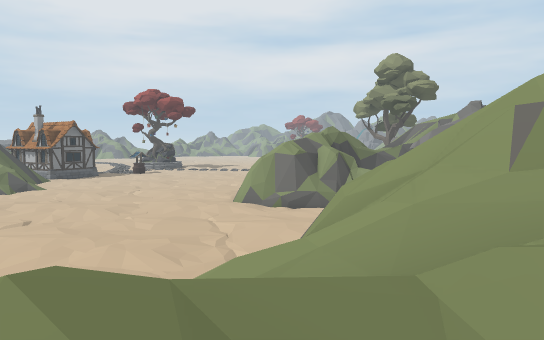
View 1 (above)

24 first-person views from a walk through a 3-D level made in the Unity game engine. The camera is 1.3 m above the floor, tilts 4° down and sees 70° across. The floor is counted in squares, 2 m on a side. Each view is taken from the middle of a square. On the plan, view 1 faces up. The plan holds only what a view shows up to about 11 squares ahead; the rest is blank. The place goes on beyond the plan. The player is left out. Some surface patterns are stand-ins.

View 2
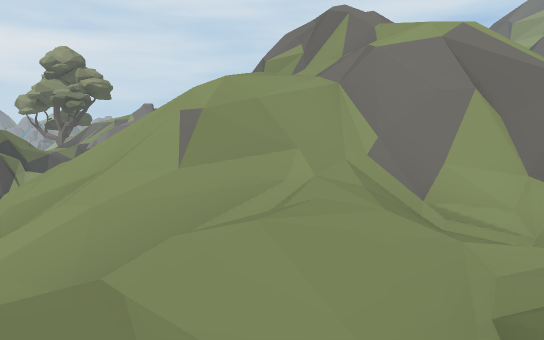

View 3
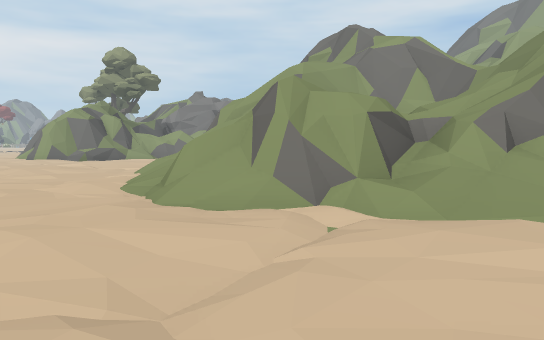

View 4
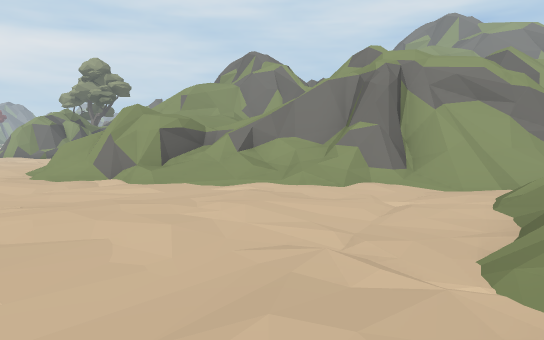

View 5
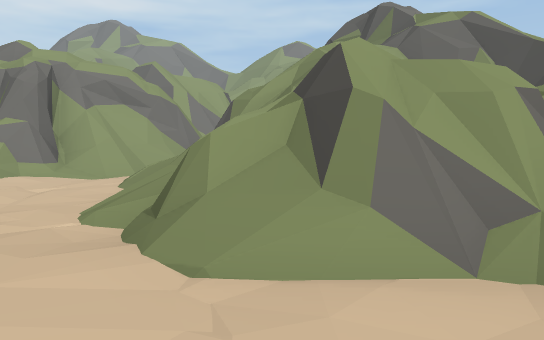

View 6
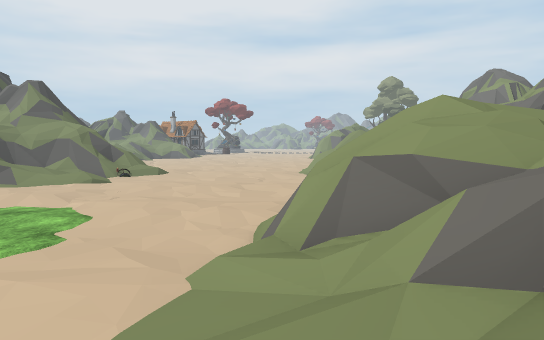

View 7
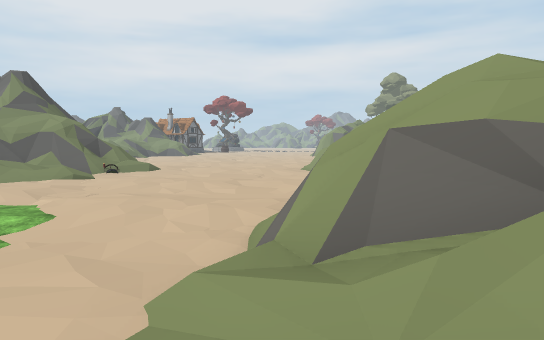

View 8
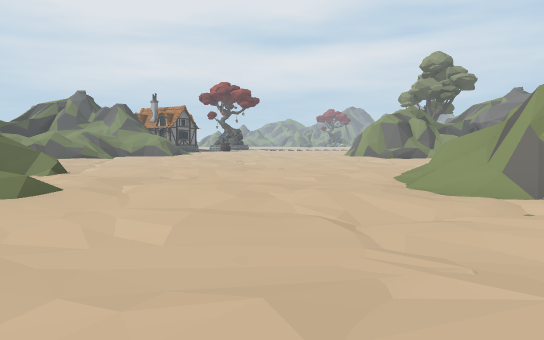

View 9
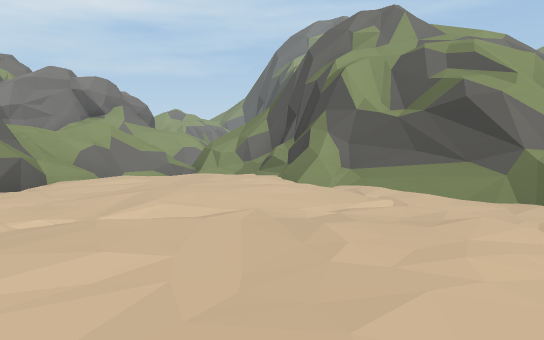

View 10
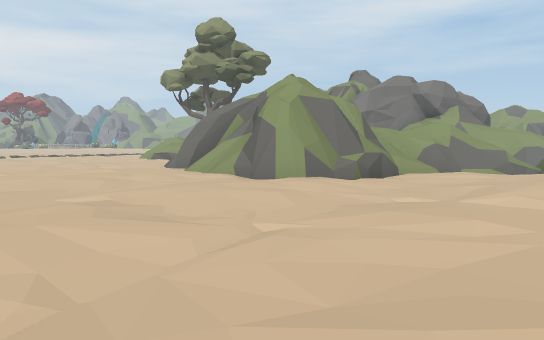

View 11
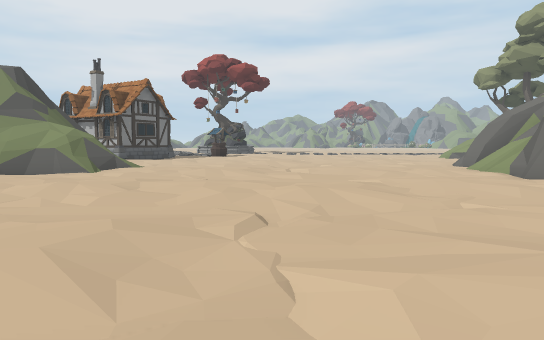

View 12
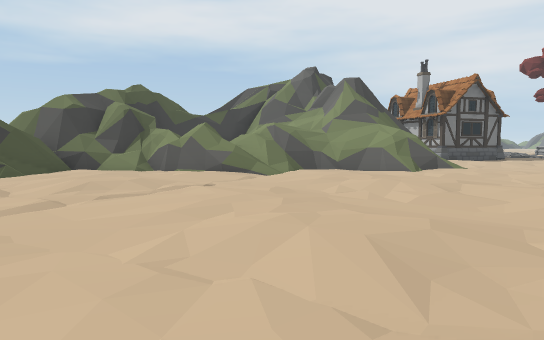

View 13
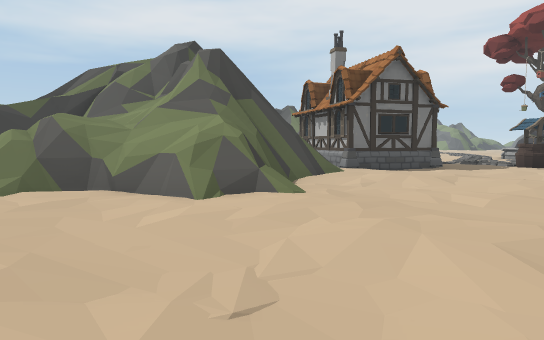

View 14
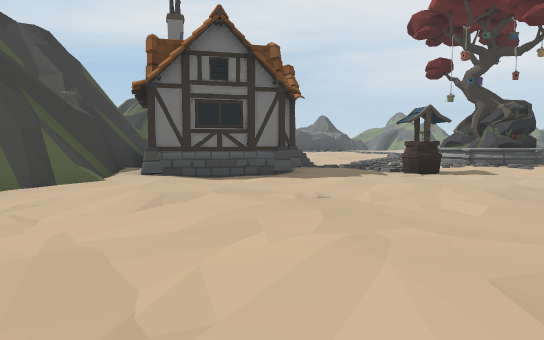

View 15
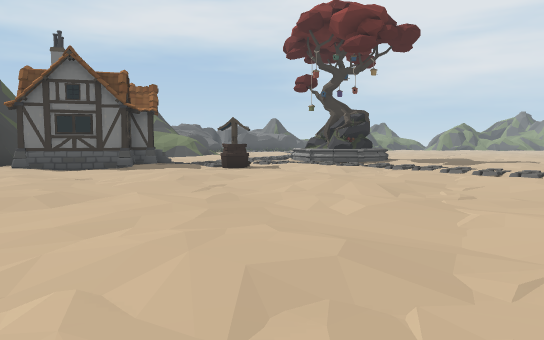

View 16
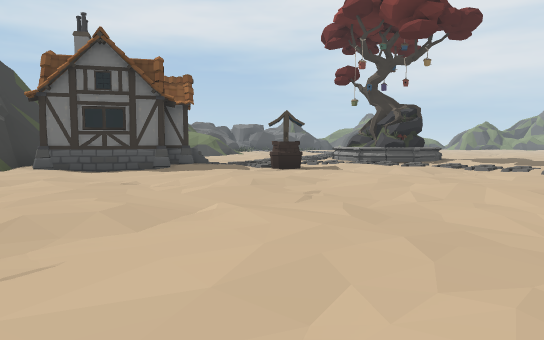

View 17
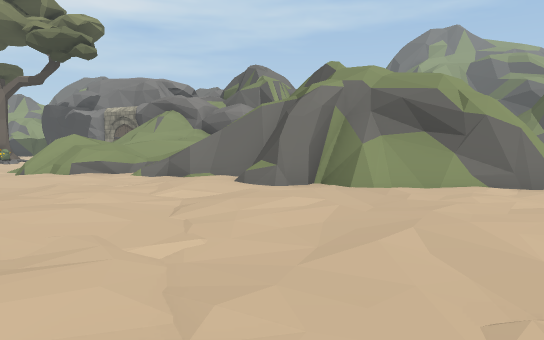

View 18
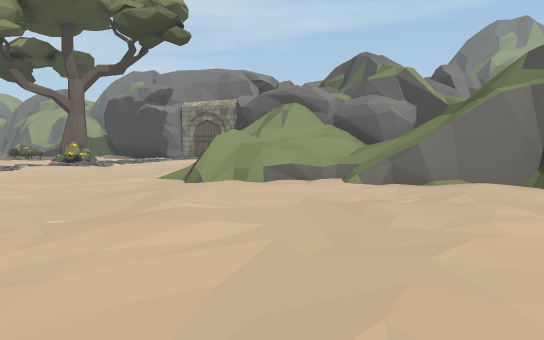

View 19
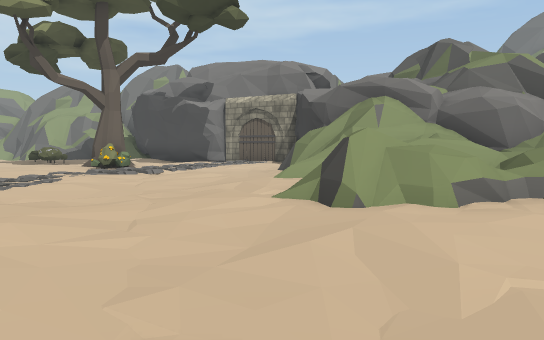

View 20
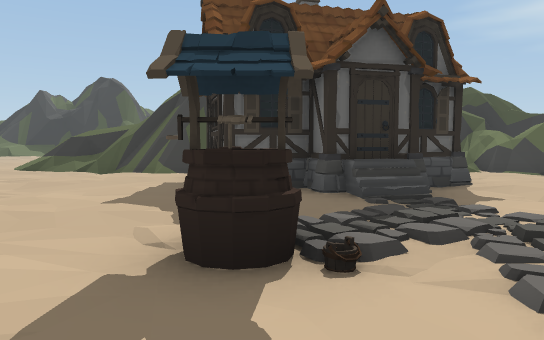

View 21
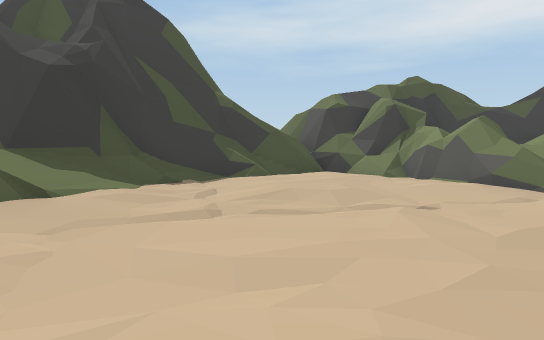

View 22
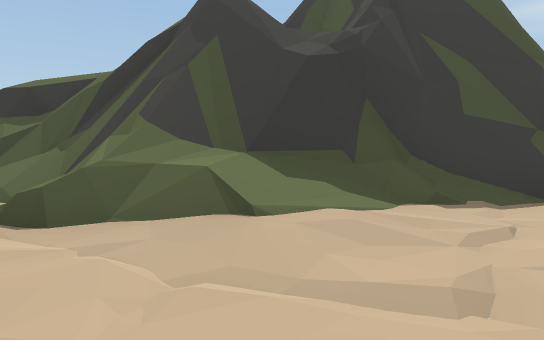

View 23
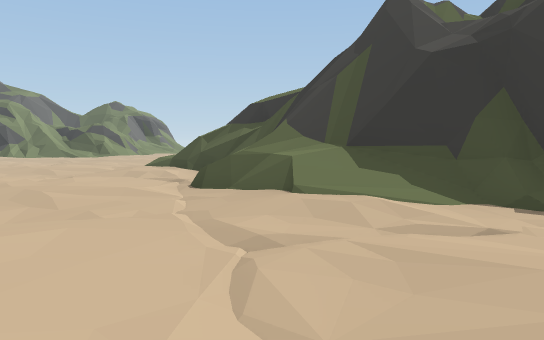

View 24
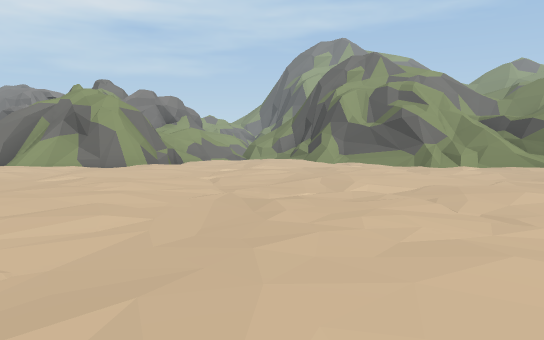

### Floor plan
Key: @ floor where view 1 was taken; # wall or solid block; x gap in a wall; . main floor; - floor 0.25 m lower than the main floor; : floor 4.5 m higher than the main floor; + floor 5.75 m higher than the main floor; / step, stairs or slope; = window, fence, low wall or low ledge; v drop or lower ground; W well; H house; T tree; F flower.
Columns run from 17 left of view 1 to 8 right of it. Each row starts with its distance up from view 1.
 28          ...///       .//T
 27        ./.....//   /..//-F
 26   .....//........ /..////
 25 =..H#H..W........./.-...//
 24    HH#H...................
 23       H....../..-....///..
 22  #H   H.....--....#= //=#
 21  ###HH............=//===#
 20   ###..........././////#
 19     ##=...../../..=////#
 18     #=/--..//..-..#// ##
 17  ####==.-../.-../##/###
 16 ##////==......../##=#  #
 15 #  ///=/......../=#:   #
 14 # ///.-.........###
 13   ////..........####=
 12 =/////...........##=##
 11 ##=/.........-....../##
 10 ##/........--..-..../ =#
  9  #/.../.../.--../...///#
  8  #/../..../..../.../==##
  7  ##/......./......-/####
  6  #=///.---......-//##
  5  ####//-/....-..//##=
  4     ##//........//#=#
  3     #==/.......///==##
  2  ####////..-..//===//#
  1     =/===./.../==////##
  0       /#=/..../=/@///#=
 -1          /...///=////=
 -2         ---.....//==/=
 -3       ///.......///#v#
 -4       /........../=#x=+
 -5        ...........////#
 -6        .......---.////#
 -7         --.....-/// //#
 -8          .....=///#
 -9          ..../== /=
-10           .-.=//
-11            ../=/   =
-12            .////   #=
-13              /=    #
-14              /    ##

Where each view was taken, in squares from view 1:
view 1: 0 up, 0 right, facing up
view 2: 0 up, 0 right, facing up-right
view 3: 3 down, 5 left, facing up-right
view 4: 8 down, 5 left, facing up-right
view 5: 9 down, 6 left, facing right
view 6: 14 down, 4 left, facing up
view 7: 13 down, 4 left, facing up
view 8: 5 down, 5 left, facing up
view 9: 8 up, 5 left, facing right
view 10: 8 up, 6 left, facing up-right
view 11: 6 up, 6 left, facing up
view 12: 6 up, 6 left, facing up-left
view 13: 12 up, 6 left, facing up-left
view 14: 17 up, 5 left, facing up-left
view 15: 18 up, 0 right, facing up-left
view 16: 18 up, 2 left, facing up-left
view 17: 17 up, 7 left, facing right
view 18: 21 up, 5 left, facing right
view 19: 23 up, 3 left, facing right
view 20: 27 up, 7 left, facing down-left
view 21: 8 up, 7 left, facing left
view 22: 8 up, 9 left, facing down-left
view 23: 10 up, 11 left, facing down
view 24: 9 up, 11 left, facing right
